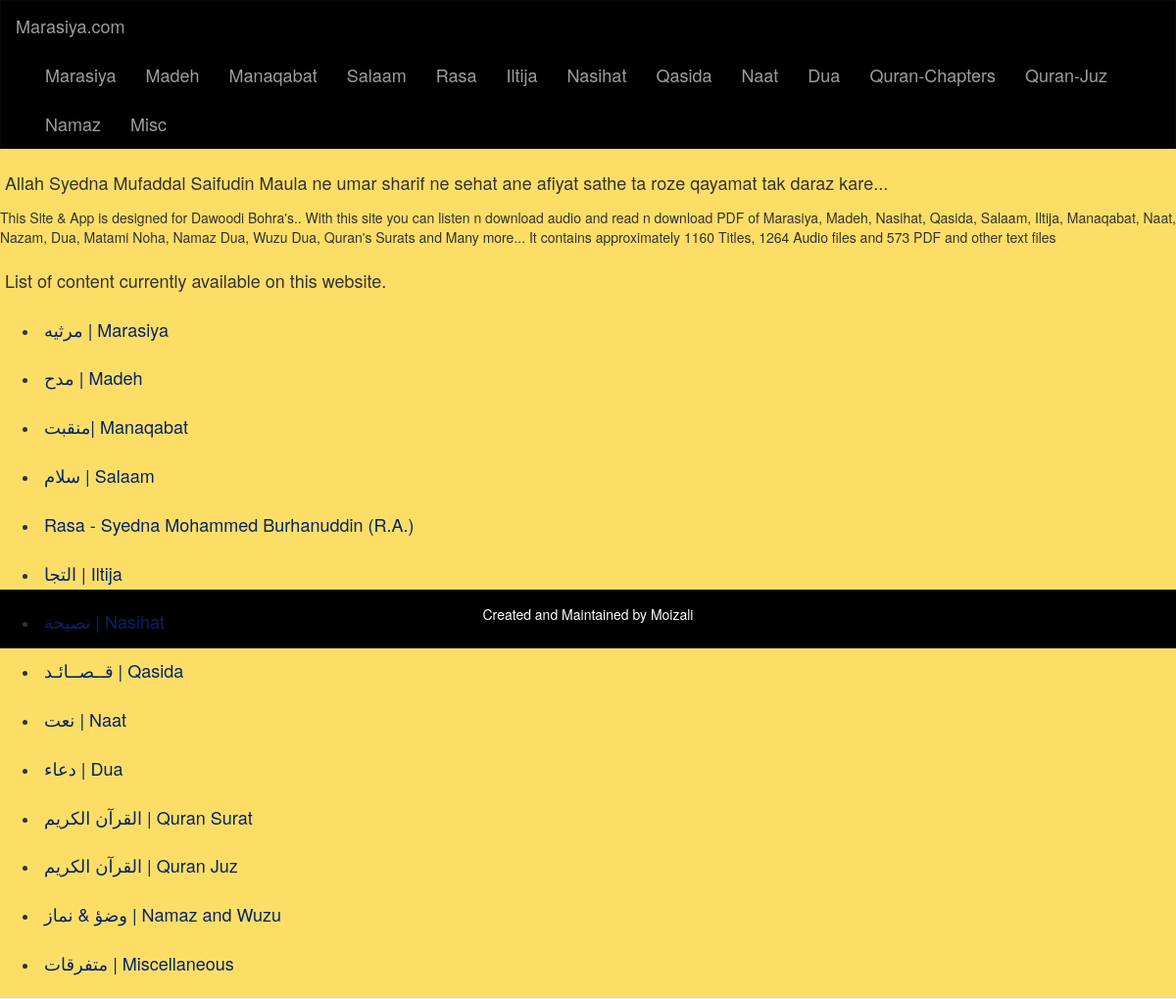
The page / on the database its author committed.
### main.py (models this page shows)
class Page_Info(db.Model):
    __tablename__ = 'page_info'
    page_number = db.Column(db.Integer, nullable=False)
    category = db.Column(db.String, nullable=False)
    page_path = db.Column(db.String, primary_key=True, nullable=False)
    page_name = db.Column(db.String, nullable=False)
    nav_name = db.Column(db.String, nullable=False)
    page_info = db.Column(db.String)

### main.py (the view)
@app.route("/")
def home():
    path_data = Page_Info.query.order_by(Page_Info.page_number).all()
    return render_template("index.html", path_data=path_data)

### templates/index.html (shortened to what this page needs)
<!DOCTYPE html>
<html lang="en">
    <head>
        <link rel="stylesheet" href="https://maxcdn.bootstrapcdn.com/bootstrap/3.4.1/css/bootstrap.min.css">
        <link rel="stylesheet" href="{{ url_for('static',filename='style.css') }}">
    </head>
    <body>
        <nav class="navbar navbar-inverse">
            <div class="container-fluid">
                <div class="navbar-header">
                    <a class="navbar-brand" href="/">Marasiya.com</a>
                </div>
                <div class="collapse navbar-collapse" id="myNavbar">
                    <ul class="nav navbar-nav">
                        {% block nav %}
                            {% if path_data|length > 0 %}
                                {% for page in path_data %}
                                    <li><a href='/{{page["page_path"]}}'>{{page["nav_name"]}}</a></li>
                                {% endfor %}
                            {% endif %}
                        {% endblock nav %}
                    </ul>
                </div>
            </div>
        </nav>
        <div class="container-fluid text-center">
            <div class="row content text-left">
                <h2>Allah Syedna Mufaddal Saifudin Maula ne umar sharif ne sehat ane afiyat sathe ta roze qayamat tak daraz kare...</h2>
                <p>This Site & App is designed for Dawoodi Bohra's.. With this site you can listen n download audio and read n download PDF of Marasiya, Madeh, Nasihat, Qasida, Salaam, Iltija, Manaqabat, Naat, Nazam, Dua, Matami Noha, Namaz Dua, Wuzu Dua, Quran's Surats and Many more... It contains approximately 1160 Titles, 1264 Audio files and 573 PDF and other text files</p>
                <h2>List of content currently available on this website.</h2>
                <ul>
                    {% for page in path_data %}
                        <li><a href='/{{page["page_path"]}}'><h2>{{page["page_name"]}}</h2></a></li>
                    {% endfor %}
                </ul>
            </div>
        </div>
        <footer class="container-fluid text-center">
            <p>Created and Maintained by Moizali</p>
        </footer>
    </body>
</html>

### static/style.css (style rules this page uses)
body { background-color: #fcde67; }
.navbar { margin-bottom: 0; border-radius: 0; background-color: #000000; color: white; }
.row.content { height: 450px }
h2 { font-size:large; padding: 5px; }
footer { background-color: #000000; color: white; padding: 15px; }
a { font-size: large; text-decoration: none; color: #052465; }

### rows shown on the page
Page_Info: nav_name "Marasiya", page_name "مرثیه | Marasiya"
Page_Info: nav_name "Madeh", page_name "مدح | Madeh"
Page_Info: nav_name "Manaqabat", page_name "منقبت| Manaqabat"
Page_Info: nav_name "Salaam", page_name "سلام | Salaam"
Page_Info: nav_name "Rasa", page_name "Rasa - Syedna Mohammed Burhanuddin (R.A.)"
Page_Info: nav_name "Iltija", page_name "التجا | Iltija"
Page_Info: nav_name "Nasihat", page_name "نصيحة | Nasihat"
Page_Info: nav_name "Qasida", page_name "قــصــائـد | Qasida"
Page_Info: nav_name "Naat", page_name "نعت | Naat"
Page_Info: nav_name "Dua", page_name "دعاء | Dua"
Page_Info: nav_name "Quran-Chapters", page_name "القرآن الكريم | Quran Surat"
Page_Info: nav_name "Quran-Juz", page_name "القرآن الكريم | Quran Juz"
Page_Info: nav_name "Namaz", page_name "وضؤ & نماز | Namaz and Wuzu"
Page_Info: nav_name "Misc", page_name "متفرقات | Miscellaneous"
